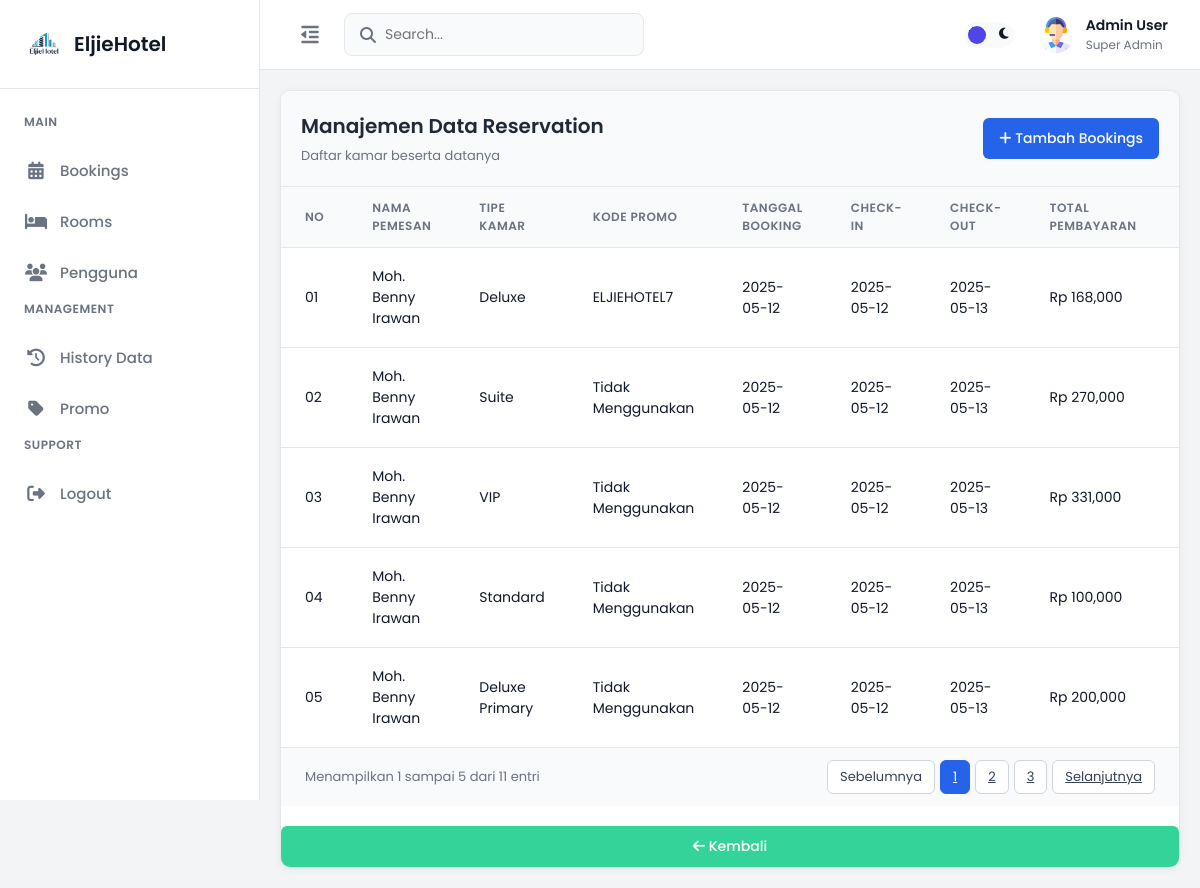
The page /bookings.php on the database its author committed.
### tables this page shows
CREATE TABLE `tb_bookings` (
  `id_bookings` int NOT NULL,
  `id_user` int DEFAULT NULL,
  `id_room` int DEFAULT NULL,
  `id` int DEFAULT NULL,
  `kode_booking` varchar(10) NOT NULL,
  `booking_date` date DEFAULT NULL,
  `check_in_date` date DEFAULT NULL,
  `check_out_date` date DEFAULT NULL,
  `total_amount` decimal(10,3) DEFAULT NULL,
  `status` enum('terpesan','dibatalkan') DEFAULT 'terpesan'
);

CREATE TABLE `tb_users` (
  `id_user` int NOT NULL,
  `username` varchar(50) NOT NULL,
  `password` varchar(225) NOT NULL,
  `email` varchar(100) NOT NULL,
  `no_hp` varchar(50) NOT NULL
);

CREATE TABLE `tb_rooms` (
  `id_room` int NOT NULL,
  `room_type` varchar(50) NOT NULL,
  `price` decimal(10,3) NOT NULL,
  `foto` varchar(255) DEFAULT NULL,
  `status` enum('tersedia','terisi','maintenance') NOT NULL DEFAULT 'tersedia',
  `created_at` timestamp NULL DEFAULT CURRENT_TIMESTAMP,
  `updated_at` timestamp NULL DEFAULT CURRENT_TIMESTAMP ON UPDATE CURRENT_TIMESTAMP
);

CREATE TABLE `tb_promo` (
  `id` int NOT NULL,
  `code` varchar(50) NOT NULL,
  `type` enum('fixed','percentage') NOT NULL,
  `value` decimal(10,2) NOT NULL,
  `start_date` date DEFAULT NULL,
  `end_date` date DEFAULT NULL
);

### bookings.php (the view, shortened to what this page needs)
<?php
include "config/koneksi.php";
$perPage = 5;
$page = isset($_GET['page']) ? max(1, intval($_GET['page'])) : 1;
$offset = ($page - 1) * $perPage;
$totalQuery = "SELECT COUNT(*) AS total FROM tb_bookings";
$totalResult = mysqli_query($conn, $totalQuery);
$totalRows = mysqli_fetch_assoc($totalResult)['total'];
$totalPages = ceil($totalRows / $perPage);
$range = 5;
$startPage = max(1, $page - floor($range / 2));
$endPage = min($totalPages, $startPage + $range - 1);
if ($endPage - $startPage + 1 < $range) {
    $startPage = max(1, $endPage - $range + 1);
}
$query = "SELECT b.id_bookings, u.username AS user, r.room_type AS room, p.code AS promo,
                 b.booking_date, b.check_in_date, b.check_out_date, b.total_amount, b.status
          FROM tb_bookings b
          LEFT JOIN tb_users u ON b.id_user = u.id_user
          LEFT JOIN tb_rooms r ON b.id_room = r.id_room
          LEFT JOIN tb_promo p ON b.id = p.id
          LIMIT $offset, $perPage";
$result = mysqli_query($conn, $query);
?>
<?php include "header.php" ?>
<?php include "sidebar.php" ?>
<main class="main-content">
    <?php include "topnav.php"; ?>
    <div class="card-kucing">
        <div class="card-header-singa">
            <div>
                <h2>Manajemen Data Reservation</h2>
                <p>Daftar kamar beserta datanya</p>
            </div>
            <a href="tambah_bookings.php" class="btn-add-gajah">
                <i class="fas fa-plus"></i> Tambah Bookings
            </a>
        </div>
        <div class="card-body-panda">
            <table>
                <thead>
                    <tr>
                        <th>No</th>
                        <th>Nama Pemesan</th>
                        <th>Tipe Kamar</th>
                        <th>Kode Promo</th>
                        <th>Tanggal Booking</th>
                        <th>Check-In</th>
                        <th>Check-Out</th>
                        <th>Total Pembayaran</th>
                        <th>Status</th>
                    </tr>
                </thead>
                <tbody>
                    <?php
                    if (mysqli_num_rows($result) > 0) {
                        $counter = $offset + 1;
                        while ($row = mysqli_fetch_assoc($result)) {
                            $promo = $row['promo'] ? $row['promo'] : "Tidak Menggunakan";
                            $status_label = ucfirst($row['status']);
                            $badge_class = '';
                            if ($row['status'] == 'terpesan') {
                                $badge_class = 'badge-green';
                            } elseif ($row['status'] == 'dibatalkan') {
                                $badge_class = 'badge-red';
                            } elseif ($row['status'] == 'selesai') {
                                $badge_class = 'badge-blue';
                            }
                            echo "<tr>";
                            echo "<td>" . sprintf("%02d", $counter++) . "</td>";
                            echo "<td>" . $row['user'] . "</td>";
                            echo "<td>" . $row['room'] . "</td>";
                            echo "<td>" . $promo . "</td>";
                            echo "<td>" . $row['booking_date'] . "</td>";
                            echo "<td>" . $row['check_in_date'] . "</td>";
                            echo "<td>" . $row['check_out_date'] . "</td>";
                            echo "<td>Rp " . number_format($row['total_amount'], 3, ',', '.') . "</td>";
                            echo "<td><span class='$badge_class'>$status_label</span></td>";
                            echo "</tr>";
                        }
                    } else {
                        echo "<tr><td colspan='10'>Belum Ada Pemesanan Kamar.</td></tr>";
                    }
                    ?>
                </tbody>
            </table>
        </div>
        <div class="card-footer-burung">
            <div>
                Menampilkan <?= $offset + 1; ?> sampai <?= min($offset + $perPage, $totalRows); ?> dari <?= $totalRows; ?> entri
            </div>
            <div class="pagination-kucing">
                <?php if ($page > 1): ?>
                    <a href="?page=<?= $page - 1 ?>" class="btn-page-singa">Sebelumnya</a>
                <?php else: ?>
                    <button class="btn-page-singa disabled">Sebelumnya</button>
                <?php endif; ?>
                <?php for ($i = $startPage; $i <= $endPage; $i++): ?>
                    <a href="?page=<?= $i ?>" class="btn-page-singa <?= ($i == $page) ? 'active' : '' ?>"><?= $i ?></a>
                <?php endfor; ?>
                <?php if ($page < $totalPages): ?>
                    <a href="?page=<?= $page + 1 ?>" class="btn-page-singa">Selanjutnya</a>
                <?php else: ?>
                    <button class="btn-page-singa disabled">Selanjutnya</button>
                <?php endif; ?>
            </div>
        </div>
        <div class="card-footer-panda">
            <a href="dashboard.php">
                <button class="btn-back-panda">
                    <i class="fas fa-arrow-left"></i> Kembali
                </button>
            </a>
        </div>
    </div>
</main>

### header.php (shortened to what this page needs)
<!DOCTYPE html>
<html lang="en">
<head>
    <link rel="stylesheet" href="./assets/css/dashboard/style.css">
    <link rel="stylesheet" href="https://cdnjs.cloudflare.com/ajax/libs/font-awesome/6.5.1/css/all.min.css">
    <link
        rel="stylesheet"
        href="https://cdnjs.cloudflare.com/ajax/libs/animate.css/4.1.1/animate.min.css" />
</head>

### sidebar.php
<aside class="sidebar">
    <div class="sidebar-header">
        <img src="./assets/images/logohotel.png" alt="Hotel Logo">
        <h2>EljieHotel</h2>
    </div>
    <div class="sidebar-menu">
        <p class="menu-title">Main</p>
        <a href="bookings.php" class="menu-item">
            <i class="fas fa-calendar-alt"></i>
            <span>Bookings</span>
        </a>
        <a href="rooms.php" class="menu-item">
            <i class="fas fa-bed"></i>
            <span>Rooms</span>
        </a>
        <a href="pengguna.php" class="menu-item">
            <i class="fas fa-users"></i>
            <span>Pengguna</span>
        </a>
        <p class="menu-title">Management</p>
        <a href="history.php" class="menu-item">
            <i class="fas fa-history"></i>
            <span>History Data</span>
        </a>
        <a href="promo.php" class="menu-item">
            <i class="fas fa-tag"></i>
            <span>Promo</span>
        </a>
        <p class="menu-title">Support</p>
        <a href="logout.php" class="menu-item">
            <i class="fas fa-sign-out-alt"></i>
            <span>Logout</span>
        </a>
    </div>
</aside>

### topnav.php (shortened to what this page needs)
<header class="header">
    <div class="header-left">
        <button class="toggle-sidebar" id="sidebarToggle">
        </button>
        <div class="search-bar">
            <i class="fas fa-search"></i>
            <input type="text" placeholder="Search...">
        </div>
    </div>
    <div class="header-right">
        <button class="theme-toggle" id="themeToggle">
            <i class="fas fa-moon"></i>
            <span class="toggle-ball"></span>
        </button>
        <div class="user-profile">
            <img src="./assets/images/admin.png" alt="User">
            <div class="user-info">
                <h4>Admin User</h4>
                <p>Super Admin</p>
            </div>
        </div>
    </div>
</header>

### rows shown on the page
tb_bookings: id_user.username "Moh. Benny Irawan", id_room.room_type "Deluxe", id.code "ELJIEHOTEL7", booking_date "2025-05-12", check_in_date "2025-05-12", check_out_date "2025-05-13", total_amount "168,000"
tb_bookings: id_user.username "Moh. Benny Irawan", id_room.room_type "Suite", promo "Tidak Menggunakan", booking_date "2025-05-12", check_in_date "2025-05-12", check_out_date "2025-05-13", total_amount "270,000"
tb_bookings: id_user.username "Moh. Benny Irawan", id_room.room_type "VIP", promo "Tidak Menggunakan", booking_date "2025-05-12", check_in_date "2025-05-12", check_out_date "2025-05-13", total_amount "331,000"
tb_bookings: id_user.username "Moh. Benny Irawan", id_room.room_type "Standard", promo "Tidak Menggunakan", booking_date "2025-05-12", check_in_date "2025-05-12", check_out_date "2025-05-13", total_amount "100,000"
tb_bookings: id_user.username "Moh. Benny Irawan", id_room.room_type "Deluxe Primary", promo "Tidak Menggunakan", booking_date "2025-05-12", check_in_date "2025-05-12", check_out_date "2025-05-13", total_amount "200,000"

### other values the page prints
$offset + 1 "1"
min($offset + $perPage, $totalRows) "5"
$totalRows "11"
